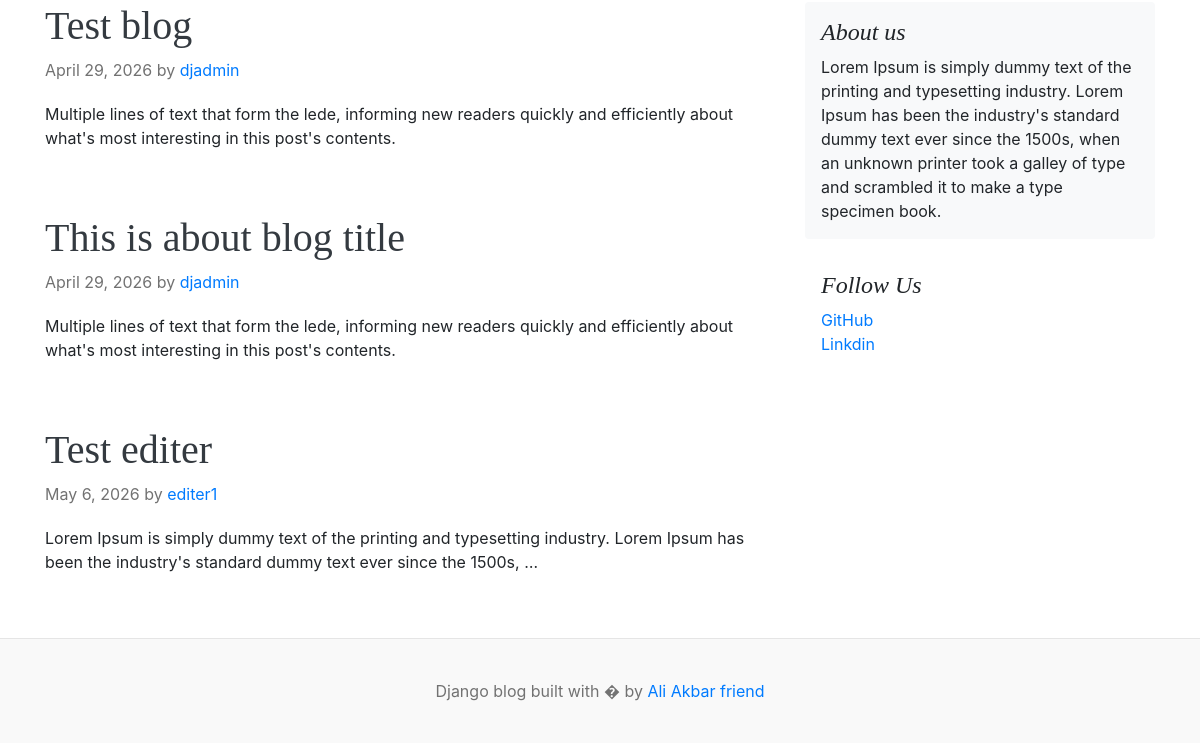
/ (lower part), run on an earlier commit of the app's database.
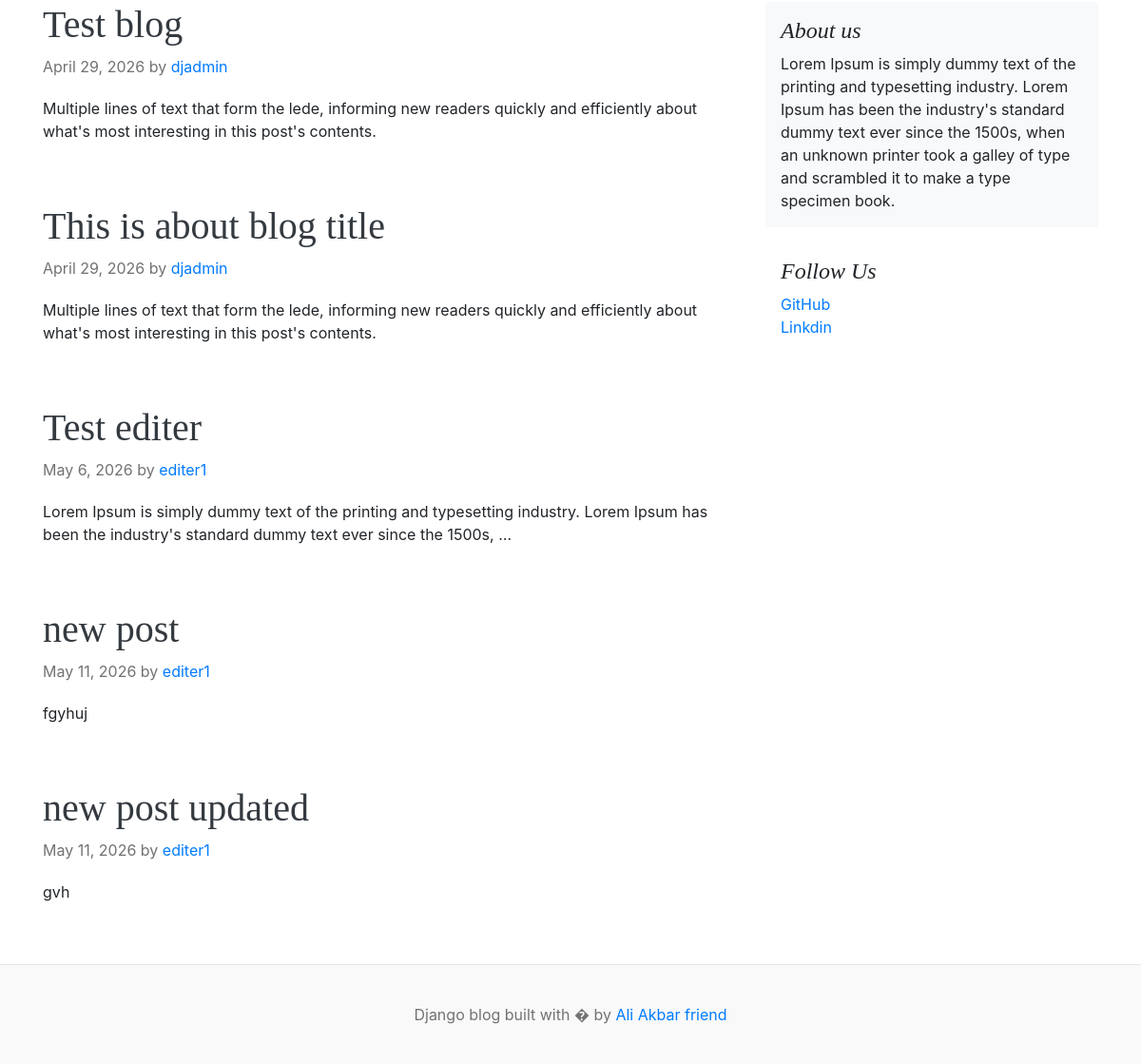
And on a later commit of the database.
### blogs/models.py (models this page shows, shortened)
class Blog(models.Model):
    title = models.CharField(max_length=100)
    slug = models.SlugField(max_length=150 , unique=True , blank=True)
    category = models.ForeignKey(Category, on_delete=models.CASCADE)
    author = models.ForeignKey(User , on_delete=models.CASCADE)
    featured_image = models.ImageField(upload_to='uploads/%y/%m/%d')
    short_description = models.TextField(max_length=500)
    blog_body = models.TextField(max_length=2000)
    status = models.CharField(max_length=20 ,choices=STATUS_CHOICE, default='Draft')
    is_featured = models.BooleanField(default=False)
    created_at = models.DateTimeField(auto_now_add=True)
    updated_at = models.DateTimeField(auto_now=True)

### assignments/models.py (models this page shows, shortened)
class SocialLink(models.Model):
    platform=models.CharField(max_length=25)
    link= models.URLField(max_length=100)
    created_at = models.DateTimeField(auto_now_add=True)
    updated_at = models.DateTimeField(auto_now=True)

### blog_main/views.py (the view)
# urls.py: 2. Add a URL to urlpatterns:  path('', views.home, name='home')
def home(request):
    categories = Category.objects.all()
    feature_post = Blog.objects.filter(is_featured=True ,status = 'Published').order_by('updated_at')
    posts=Blog.objects.filter(is_featured=False ,status = 'Published')
    try:
        about=About.objects.get()
    except:
        about=None
    context={
        'categories':categories,
        'feature_post':feature_post,
        'posts':posts,
        'about':about
    }
    return render(request, 'home.html',context)

### blogs/context_processors.py (called while the page is built)
def get_categories(request):
    categories=Category.objects.all()
    return dict(categories=categories)

def get_social_links(request):
    social_links=SocialLink.objects.all()
    return dict(social_links=social_links)

### templates/home.html (shortened to what this page needs)
    {% extends "base.html" %}
    {% block content %}
    <main role="main" class="container p-0">
      <div class="row">
        <div class="col-md-8 blog-main">
          {% for post in posts %}
          <div class="blog-post">
            <h2 class="blog-post-title"><a href="{% url 'blogs' post.slug %}" class="text-dark">{{post.title}}</a></h2>
            <p class="blog-post-meta">{{post.created_at | date}} by <a href="#">{{post.author}}</a></p>
            <p>{{post.short_description | truncatewords:25}}</p>
          </div>
          {% endfor %}
        </div>
        <aside class="col-md-4 blog-sidebar">
          <div class="p-3 mb-3 bg-light rounded">
            <h4 class="font-italic">{{about.about_heading}}</h4>
            <p class="mb-0">{{about.about_discription}}</p>
          </div>
          {% if social_links %}
          <div class="p-3">
            <h4 class="font-italic">Follow Us</h4>
            <ol class="list-unstyled">
              {% for i in social_links %}
              <li><a href="{{i.link}}" target="_blank">{{i.platform}}</a></li>
              {% endfor %}
            </ol>
          </div>
          {% endif %}
        </aside>
      </div>
    </main>
  </div>
  {% endblock  %}

What changed in the data, as far as the page shows it:
added Blog: title "new post", created_at "May 11, 2026", author "editer1", short_description "fgyhuj"
added Blog: title "new post updated", created_at "May 11, 2026", author "editer1", short_description "gvh"
